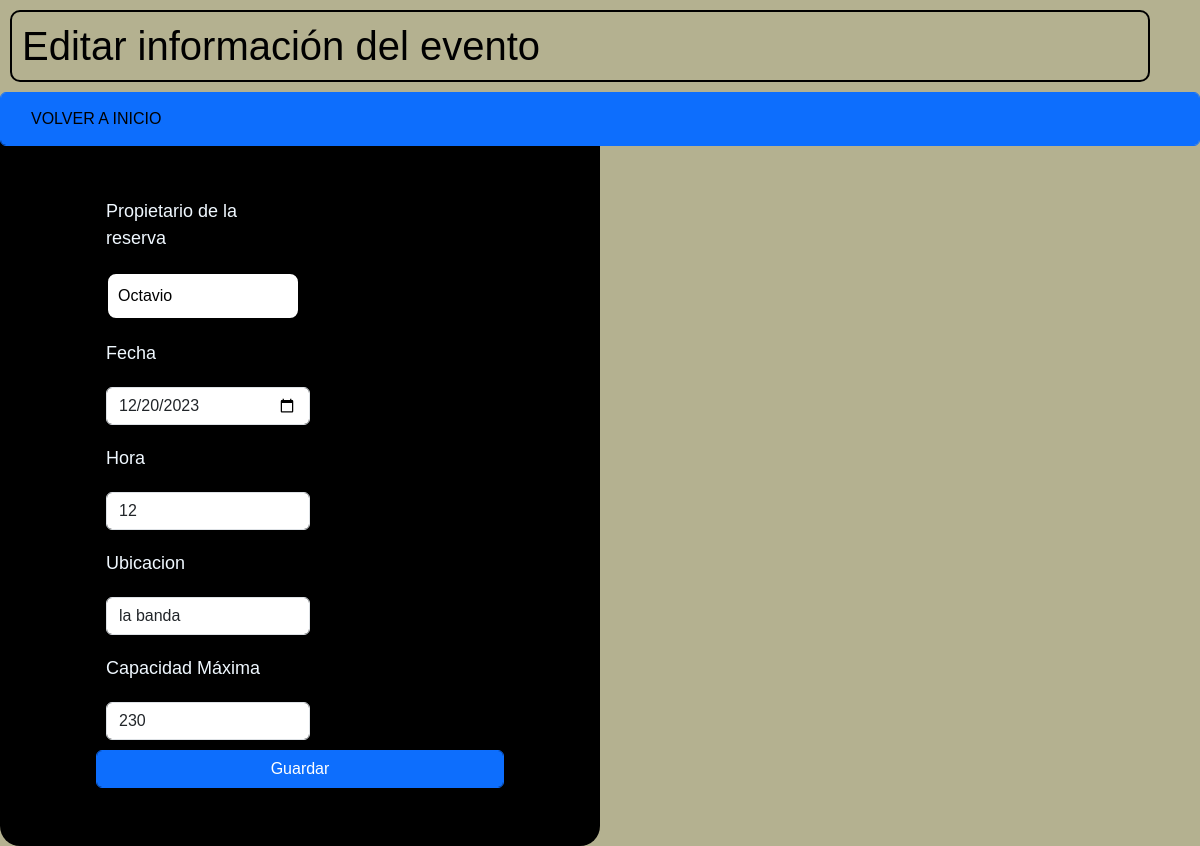
The app's page /eventos/editar.php?id=2 with its own data.
### tables this page shows
CREATE TABLE `evento` (
  `id_evento` int(11) NOT NULL,
  `propietario_reserva` varchar(50) NOT NULL,
  `fecha` date NOT NULL,
  `hora` int(11) NOT NULL,
  `ubicacion` varchar(50) NOT NULL,
  `capacidad_maxima` int(100) NOT NULL,
  `tipo_evento` varchar(11) NOT NULL
);

### eventos/editar.php (the view, shortened to what this page needs)
<?php
include '../conexion/conexion.php';
$id = htmlspecialchars($_GET["id"]);
try{
    $stmt = $conn->prepare("
        SELECT id_evento, propietario_reserva, fecha, hora, ubicacion, capacidad_maxima, tipo_evento
        FROM evento
        WHERE id_evento = $id");
    $stmt->execute();
    $stmt->setFetchMode(PDO::FETCH_ASSOC);
    $eventos = $stmt->fetch();
    $propietario_reserva = $eventos["propietario_reserva"];
    $fecha = $eventos["fecha"];
    $hora = $eventos["hora"];
    $ubicacion = $eventos["ubicacion"];
    $capacidad_maxima = $eventos["capacidad_maxima"];
} catch (PDOException){
    echo "No se pudo conectar con la base de datos.";
}
?>
<head>
<link href="https://cdn.jsdelivr.net/npm/bootstrap@5.3.1/dist/css/bootstrap.min.css" rel="stylesheet"
>
        <link rel="stylesheet" href="../css/style.css">
</head>
<body>
<h1>Editar información del evento</h1>
<button class="btn btn-primary form-control"><a href="../login/sesionusuario.php">Volver a inicio</a></button>
<form class="form" action="<?= $_SERVER["PHP_SELF"]; ?>?id=<?= $id ?>" method="POST">
<div class="col-6">
    <label for="propietario_reserva">Propietario de la reserva</label>
    <input type="text" name="propietario_reserva" value="<?= $propietario_reserva ?>" required>
</div>
<div class="col-6">
    <label for="fecha">Fecha</label>
    <input type="date" class="form-control" name="fecha" value="<?= $fecha ?>" required>
</div>
<div class="col-6">
    <label for="hora">Hora</label>
    <input type="text" class="form-control" name="hora" value="<?= $hora ?>" required>
</div>
<div class="col-6">
    <label for="ubicacion">Ubicacion</label>
    <input type="text" class="form-control" name="ubicacion" value="<?= $ubicacion ?>" required>
</div>
<div class="col-6">
    <label for="capacidad_maxima">Capacidad Máxima</label>
    <input type="text" class="form-control" name="capacidad_maxima" value="<?= $capacidad_maxima ?>" required>
</div>
<button type="submit" class="form-control btn btn-primary">Guardar</button>
</form>
</body>

### css/style.css (style rules this page uses)
* { font-family: 'Lato', sans-serif; font-family: 'Open Sans', sans-serif; font-family: 'PT Sans', sans-serif; box-sizing: border-box; }
* { margin: 0; padding: 0;; }
body { background-color: #b4b190; background-position: center; color: black; }
a { text-decoration: none; text-transform: uppercase; color: black; }
form { width: 600px; border: 2px solid black; padding: 6rem; background-color: black; border: none; border-radius: 20px; color: aliceblue; }
h1 { display: block; border: 2px solid black; width: 95%; padding: 10px; margin: 10px; border-radius: 10px; }
label { color: aliceblue; font-size: 18px; padding: 10px; font-weight: 300; }
input { display: block; border: 2px solid black; width: 95%; padding: 10px; margin: 10px; border-radius: 10px; }
button { float: right; background-color: #00f1dc; padding: .5rem; color: white; border: none; width: 40%; border-radius: 5px; text-decoration: none; }
a { float: left; margin-left: 10px; padding: .5rem; text-decoration: none; }

### records on screen
evento: propietario_reserva "Octavio", fecha "12/20/2023", hora "12", ubicacion "la banda", capacidad_maxima "230"
